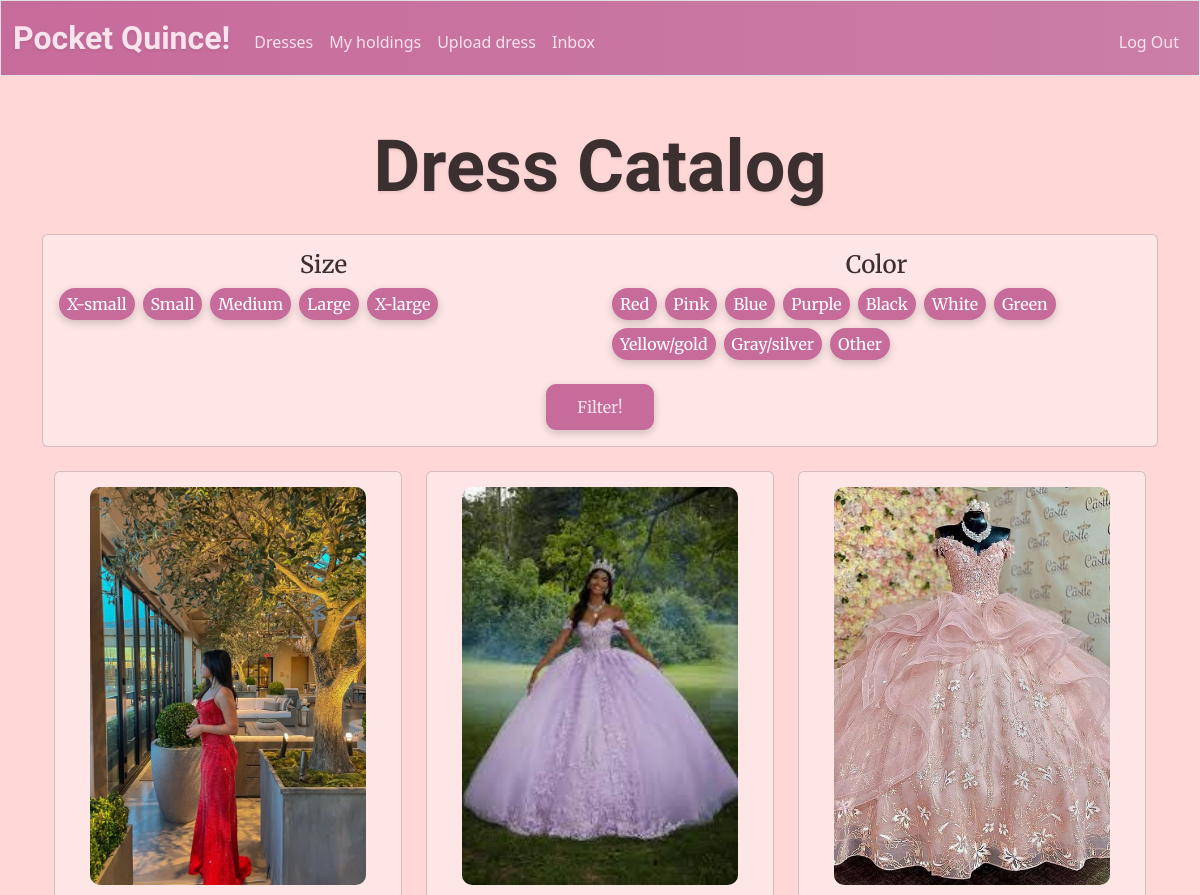
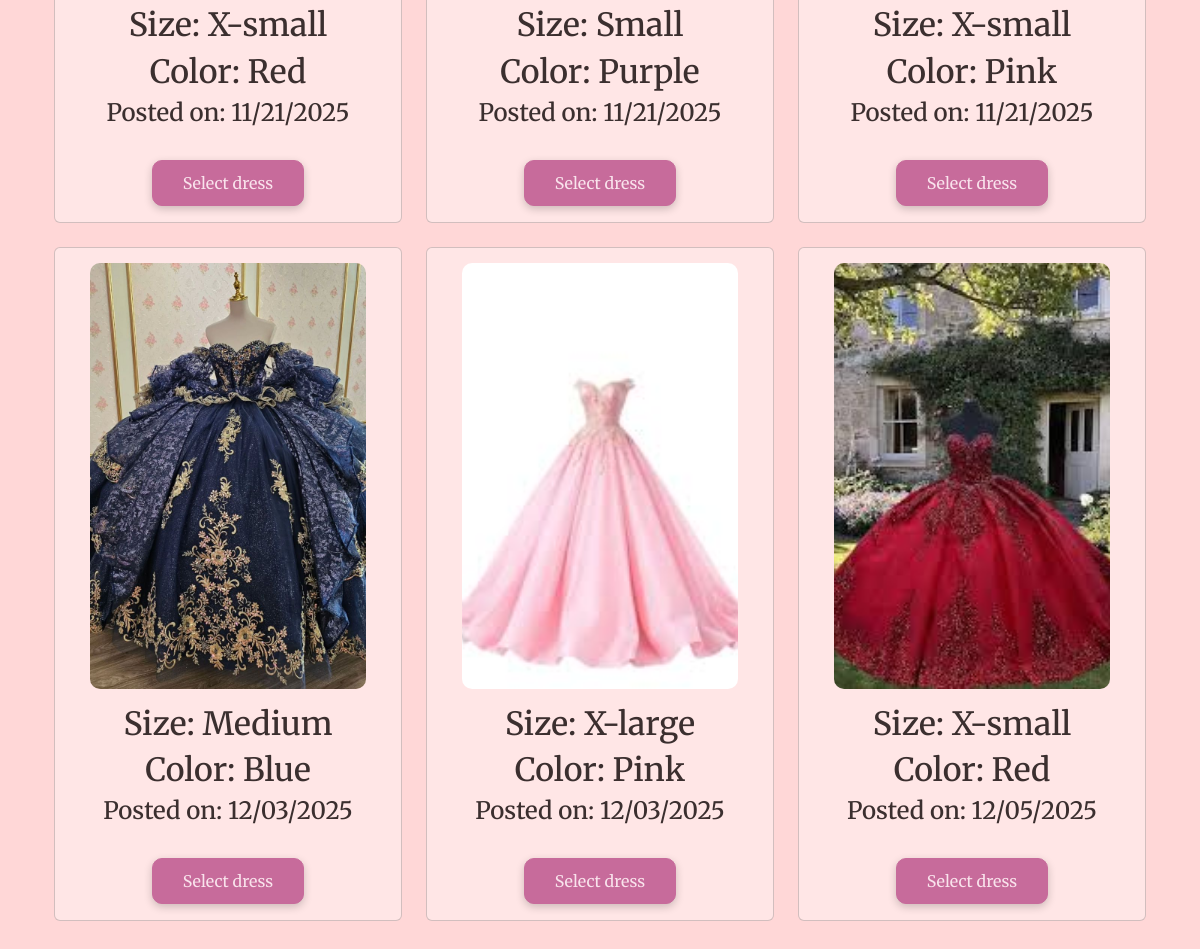
The app's page /catalog (signed in) with its own data (2 pictures, top to bottom).
### tables this page shows
CREATE TABLE dresses (
    id INTEGER PRIMARY KEY AUTOINCREMENT,
    size TEXT NOT NULL,
    color TEXT NOT NULL,
    owner INTEGER NOT NULL,
    image_url TEXT,
    time_posted TEXT NOT NULL DEFAULT CURRENT_TIMESTAMP,
    FOREIGN KEY (owner) REFERENCES users(id)
);

### app.py (the view)
@app.route("/catalog", methods = ["GET"])
@login_required
def catalog():
    sizes = request.args.getlist("size") # User selected sizes
    colors = request.args.getlist("color") # User selected colors
    db = get_db() # Establish database connection to wardrobe.db
    catalog = db.execute("SELECT * FROM dresses WHERE id NOT IN ( SELECT dress_id FROM holdings WHERE rent_end IS NULL) AND owner != ?"
    ,( session["user_id"],)).fetchall()
    filtered = [] # Empty list that will hold dress fitting filters
    for dress in catalog:
        if sizes and dress["size"] not in sizes:
            continue # Move on to next dress
        if colors and dress["color"] not in colors:
            continue # Move on to next dress
        filtered.append(dress) # Add dress to list
    catalog = filtered
    return render_template("catalog.html", catalog=catalog, formatTime=formatTime)

### app.py (called while the page is built)
def get_db():
    if "db" not in g: # Check if database connection already exists
        g.db = sqlite3.connect(DATABASE) # Open database and store connection for reuse
        g.db.row_factory = sqlite3.Row # Enable dictionary-like row access for reading
    return g.db # Return database connection

@app.after_request
def after_request(response):
    response.headers["Cache-Control"] = "no-cache, no-store, must-revalidate"
    response.headers["Expires"] = 0
    response.headers["Pragma"] = "no-cache"
    return response

### help.py (called while the page is built)
def login_required(f):
    @wraps(f)
    def decorated_function(*args, **kwargs):
        if session.get("user_id") is None:
            return redirect("/login")
        return f(*args, **kwargs)
    return decorated_function

def formatTime(value):
    try:
        date = datetime.strptime(value, "%Y-%m-%d %H:%M:%S")
        return date.strftime("%m/%d/%Y")
    except:
        return value #return original value if error occurs

### templates/catalog.html (shortened to what this page needs)
{% extends "layout.html" %}
{% block main %}
    <h1 class = "imperial mb-4">Dress Catalog</h1>
    <form action = "/catalog" method = "get">
        <div class = "card p-3 mb-4">
            <div class = "row">
                <div class = "col-md-6">
                    <h6 class = "filter-title mb-2 body-font">Size</h6>
                    <div class = "d-flex flex-wrap gap-2">
                        {% for size in ["x-small", "small", "medium", "large", "x-large"]%}
                            <label class="btn btn-outline-secondary btn-sm filter-pill body-font" for="{{ size }}">{{ size|capitalize }}</label>
                        {% endfor %}
                    </div>
                </div>
                <div class = "col-md-6">
                    <h6 class = "filter-title mb-2 body-font">Color</h6>
                    <div class = "d-flex flex-wrap gap-2">
                        {% for color in ["red", "pink", "blue", "purple", "black", "white", "green", "yellow/gold", "gray/silver", "other"] %}
                            <label class="btn btn-outline-secondary btn-sm filter-pill body-font" for="{{ color }}">{{ color|title}}</label>
                        {% endfor %}
                    </div>
                </div>
            </div>
            <br>
            <div>
                <button class = "btn btn-primary body-font" type="submit">Filter!</button>
            </div>
        </div>
    </form>
    {% if catalog|length == 0 %}
        <h3>No dresses match the selected filters. Please try different filters.</h3>
    {% else %}
        <div class="container">
            <div class="row">
                {% for dress in catalog %}
                        <div class = "col-md-4 mb-4">
                            <div class = "card dress-card">
                                <img class = "catalogImage mx-auto d-block" src='{{ dress["image_url"] }}' alt="Dress Image">
                                <div class = "card-body">
                                    <h2 class = "body-font">{{ "Size: " + dress["size"]|capitalize }}</h2>
                                    <h2 class = "body-font">{{ "Color: " + dress["color"]|title }}</h2>
                                    <h4 class = "body-font">{{ "Posted on: " + formatTime(dress["time_posted"]) }}</h4>
                                    <br>
                                    <form action = "/selectDress" method = "post">
                                        <button class="btn btn-primary body-font" type="submit">Select dress</button>
                                    </form>
                                </div>
                            </div>
                        </div>
                {% endfor %}
            </div>
        </div>
    {% endif %}
{% endblock %}

### static/style.css (style rules this page uses)
body { background-color: #FFD7D7; }
.imperial { font-family: 'Imperial Script', cursive; text-shadow: 0px 2px 3px rgba(0,0,0,0.08); font-weight: 700; font-size: 450%; color: #3B2F2F; }
.body-font { font-family: 'Merriweather', serif; color: #3B2F2F }
.btn-primary { background-color: #C76B9B; color: #F9E3EC; border-color: #C76B9B; font-size: 1rem; border-radius: 10px; padding: 10px 30px; box-shadow: 0px 3px 8px rgba(0, 0, 0, 0.2); }
.filter-title { font-family: "Merriweather", serif; color: #3B2F2F; font-size: 150%; }
.filter-pill { border-radius: 900px; font-size: 100%; background-color: #C76B9B; color: white; border: none; }
.catalogImage { width: 80%; height: 80%; object-fit: cover; object-position: center; border-radius: 10px; }
.dress-card { padding-top: 15px; height: 100% }
.card { background-color: #FFE6E6; }
form label, form button { background-color: #C76B9B; border: 1px #C76B9B; padding: 5px 10px; border-radius: 900px; box-shadow: 0px 3px 8px rgba(0, 0, 0, 0.2); font-size: 0.8rem; height: auto; display: inline-block; width: auto; cursor: pointer; }

### records on screen
dresses: image_url (picture), size "Size: X-small", color "Color: Red", time_posted "Posted on: 11/21/2025"
dresses: image_url (picture), size "Size: Small", color "Color: Purple", time_posted "Posted on: 11/21/2025"
dresses: image_url (picture), size "Size: X-small", color "Color: Pink", time_posted "Posted on: 11/21/2025"
dresses: image_url (picture), size "Size: Medium", color "Color: Blue", time_posted "Posted on: 12/03/2025"
dresses: image_url (picture), size "Size: X-large", color "Color: Pink", time_posted "Posted on: 12/03/2025"
dresses: image_url (picture), size "Size: X-small", color "Color: Red", time_posted "Posted on: 12/05/2025"

### other values on screen
{{ size|capitalize }} "X-small" "Small" "Medium" "Large" "X-large"
{{ color|title }} "Red" "Pink" "Blue" "Purple" "Black" "White" "Green" "Yellow/gold" "Gray/silver" "Other"
